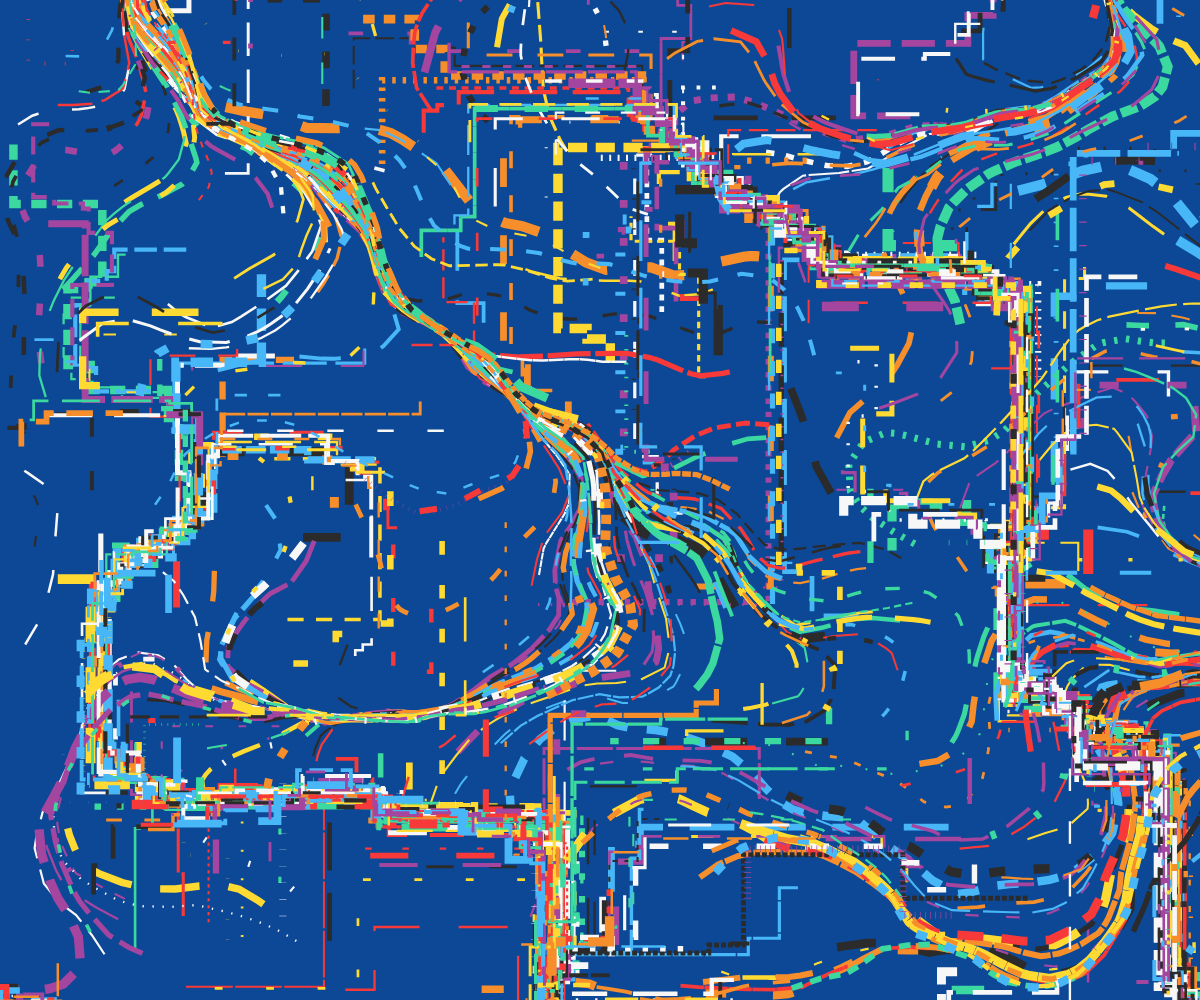
Frame 1 (no input)
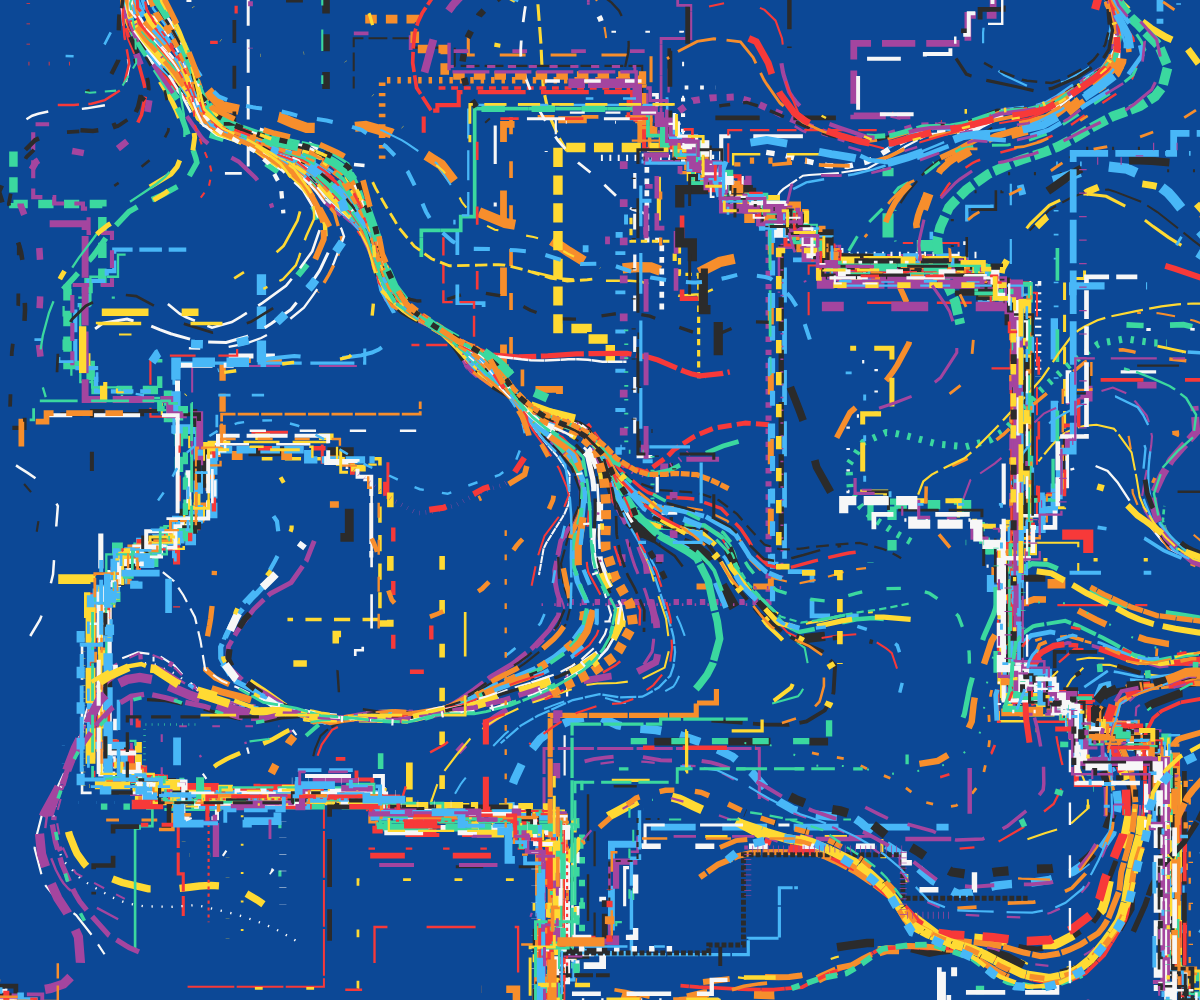
Frame 60 (no input)
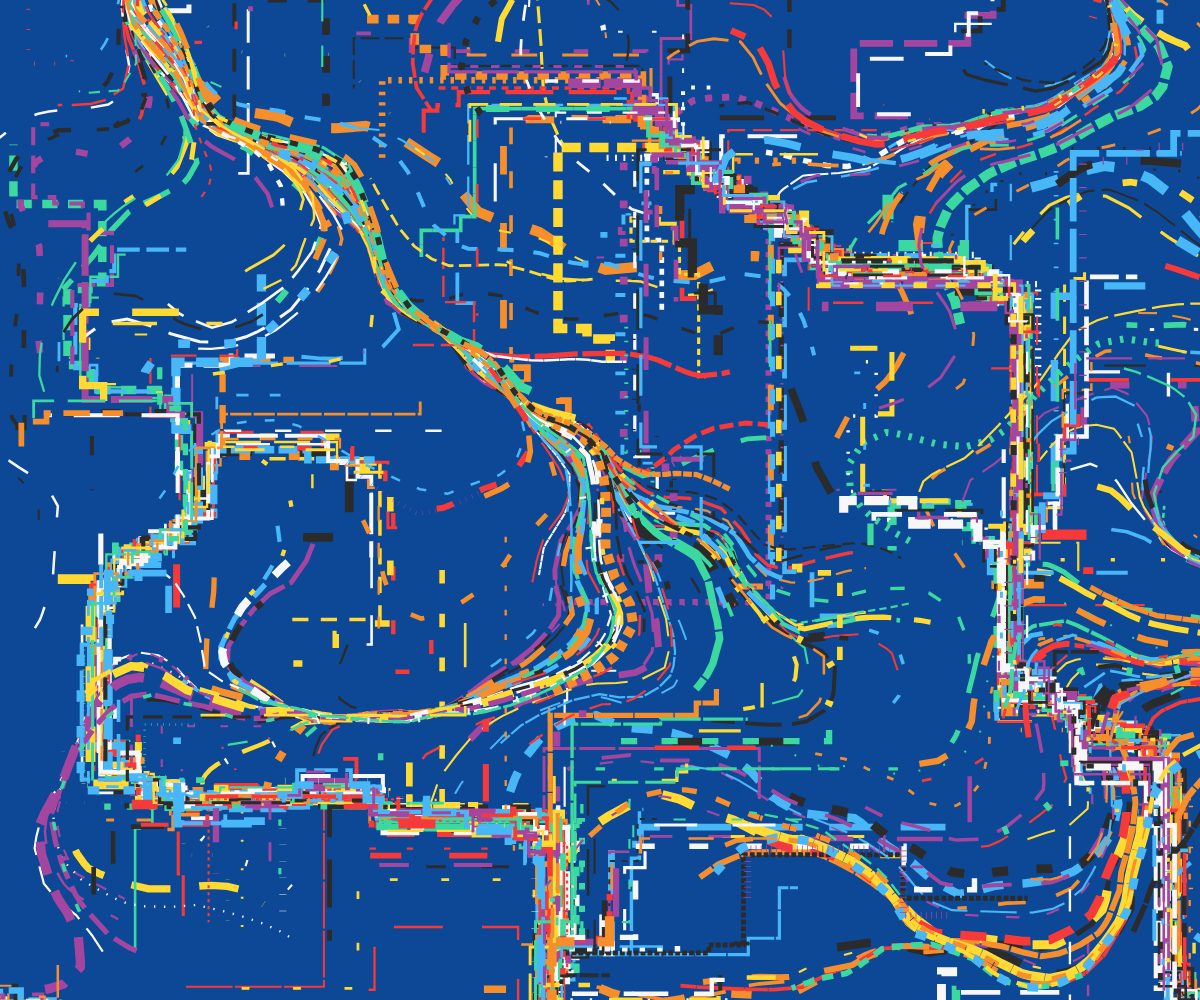
Frame 120 (the mouse pressed at the canvas centre since frame 60)

The p5.js sketch that drew these frames (run headless with seeded random() and noise() and a simulated clock; from frame 60 on, the mouse is pressed at the canvas centre):

// p5.js sketch
// ── sketch.js
// work from https://openprocessing.org/sketch/2099896
//ima-01-al Ambra

let colors = ['#f73939', '#ffda33', '#48b7f7', '#f7f7f7', '#2b2b2b', '#f78e2c', '#3BD89F', '#a4459f'];
let arr = [];
let t = 0;
let SEED = Math.floor(Math.random() * 10000);

function setup() {
	createCanvas(windowWidth, windowHeight);
	rectMode(CENTER);
	strokeCap(SQUARE);
	randomSeed(SEED);
	noiseSeed(SEED);

	let c = 600;
	for (let j = 0; j < c; j++) {
		let x = random(width);
		let y = random(height);
		let l = int(random(10, 100));
		let pos = [];
		let rnd = int(random(2));
		for (let i = 0; i < l; i++) {
			let r = random(1, 30);
			let a = noise(x / 300, y / 300, j * 0.0002) * 12;
			if (rnd == 0) a = int(a) * (TAU / 4);
			pos.push(createVector(x, y));
			x += r * cos(a);
			y += r * sin(a);
		}
		arr.push(pos);
	}
	// print(SEED);
}	

function draw() {
	randomSeed(SEED);
	background('#0c4896');
	noFill();
	for (let i = 0; i < arr.length; i++) {
		strokeWeight(random(10) * random() + 2);
		stroke(random(colors));
		push();
		drawingContext.setLineDash([random(50), random(50)]);
		drawingContext.lineDashOffset = t * random(4);
		beginShape();
		for (let j = 1; j < arr[i].length; j++) {
			let p = arr[i][j];
			vertex(p.x, p.y);
		}
		endShape();
		pop();
	}
	t++;
}
